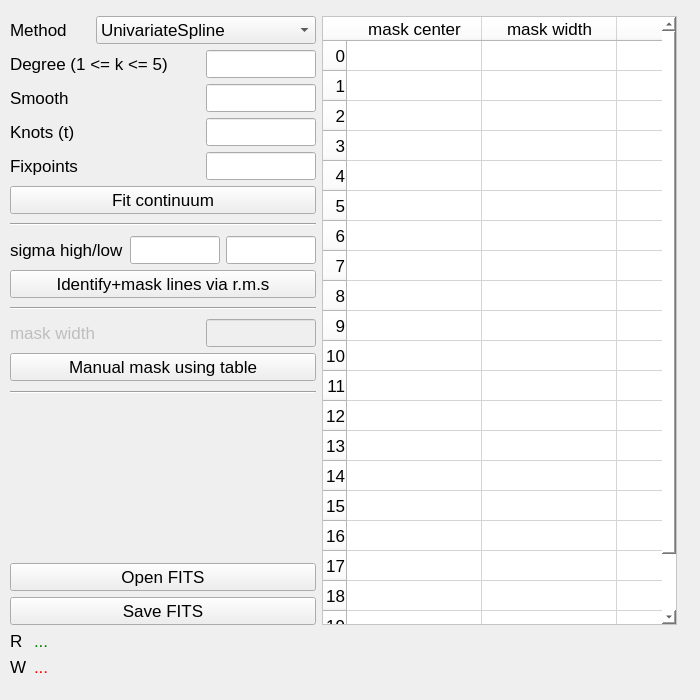
<?xml version="1.0" encoding="UTF-8"?>
<ui version="4.0">
 <author>Johannes Puschnig</author>
 <class>MainWindow</class>
 <widget class="QMainWindow" name="MainWindow">
  <property name="windowModality">
   <enum>Qt::NonModal</enum>
  </property>
  <property name="enabled">
   <bool>true</bool>
  </property>
  <property name="geometry">
   <rect>
    <x>0</x>
    <y>0</y>
    <width>700</width>
    <height>700</height>
   </rect>
  </property>
  <property name="sizePolicy">
   <sizepolicy hsizetype="Preferred" vsizetype="Preferred">
    <horstretch>0</horstretch>
    <verstretch>0</verstretch>
   </sizepolicy>
  </property>
  <property name="minimumSize">
   <size>
    <width>700</width>
    <height>700</height>
   </size>
  </property>
  <property name="maximumSize">
   <size>
    <width>700</width>
    <height>700</height>
   </size>
  </property>
  <property name="font">
   <font>
    <pointsize>13</pointsize>
   </font>
  </property>
  <property name="windowTitle">
   <string>Spectrum Normalizer</string>
  </property>
  <widget class="QWidget" name="centralwidget">
   <widget class="QWidget" name="verticalLayoutWidget">
    <property name="geometry">
     <rect>
      <x>10</x>
      <y>16</y>
      <width>871</width>
      <height>661</height>
     </rect>
    </property>
    <layout class="QVBoxLayout" name="verticalLayout_2">
     <property name="leftMargin">
      <number>0</number>
     </property>
     <item>
      <layout class="QHBoxLayout" name="horizontalLayout_6">
       <item>
        <layout class="QVBoxLayout" name="verticalLayout">
         <item>
          <layout class="QHBoxLayout" name="horizontalLayout_5">
           <item>
            <widget class="QLabel" name="label_6">
             <property name="text">
              <string>Method</string>
             </property>
            </widget>
           </item>
           <item>
            <widget class="QComboBox" name="comboBox_method">
             <property name="minimumSize">
              <size>
               <width>220</width>
               <height>0</height>
              </size>
             </property>
             <property name="maximumSize">
              <size>
               <width>220</width>
               <height>16777215</height>
              </size>
             </property>
             <item>
              <property name="text">
               <string>UnivariateSpline</string>
              </property>
             </item>
             <item>
              <property name="text">
               <string>LSQUnivariateSpline</string>
              </property>
             </item>
            </widget>
           </item>
          </layout>
         </item>
         <item>
          <layout class="QHBoxLayout" name="horizontalLayout">
           <item>
            <widget class="QLabel" name="label">
             <property name="text">
              <string>Degree (1 &lt;= k &lt;= 5)</string>
             </property>
            </widget>
           </item>
           <item>
            <widget class="QLineEdit" name="lineEdit_degree">
             <property name="minimumSize">
              <size>
               <width>110</width>
               <height>0</height>
              </size>
             </property>
             <property name="maximumSize">
              <size>
               <width>110</width>
               <height>16777215</height>
              </size>
             </property>
            </widget>
           </item>
          </layout>
         </item>
         <item>
          <layout class="QHBoxLayout" name="horizontalLayout_2">
           <item>
            <widget class="QLabel" name="label_2">
             <property name="text">
              <string>Smooth</string>
             </property>
            </widget>
           </item>
           <item>
            <widget class="QLineEdit" name="lineEdit_smooth">
             <property name="minimumSize">
              <size>
               <width>110</width>
               <height>0</height>
              </size>
             </property>
             <property name="maximumSize">
              <size>
               <width>110</width>
               <height>16777215</height>
              </size>
             </property>
            </widget>
           </item>
          </layout>
         </item>
         <item>
          <layout class="QHBoxLayout" name="horizontalLayout_10">
           <item>
            <widget class="QLabel" name="label_8">
             <property name="text">
              <string>Knots (t)</string>
             </property>
            </widget>
           </item>
           <item>
            <widget class="QLineEdit" name="lineEdit_interior_knots">
             <property name="minimumSize">
              <size>
               <width>110</width>
               <height>0</height>
              </size>
             </property>
             <property name="maximumSize">
              <size>
               <width>110</width>
               <height>16777215</height>
              </size>
             </property>
            </widget>
           </item>
          </layout>
         </item>
         <item>
          <layout class="QHBoxLayout" name="horizontalLayout_11">
           <item>
            <widget class="QLabel" name="label_9">
             <property name="text">
              <string>Fixpoints</string>
             </property>
            </widget>
           </item>
           <item>
            <widget class="QLineEdit" name="lineEdit_fixpoints">
             <property name="minimumSize">
              <size>
               <width>110</width>
               <height>0</height>
              </size>
             </property>
             <property name="maximumSize">
              <size>
               <width>110</width>
               <height>16777215</height>
              </size>
             </property>
            </widget>
           </item>
          </layout>
         </item>
         <item>
          <layout class="QHBoxLayout" name="horizontalLayout_3"/>
         </item>
         <item>
          <widget class="QPushButton" name="pushButton_normalize">
           <property name="text">
            <string>Fit continuum</string>
           </property>
          </widget>
         </item>
         <item>
          <spacer name="verticalSpacer_6">
           <property name="orientation">
            <enum>Qt::Vertical</enum>
           </property>
           <property name="sizeHint" stdset="0">
            <size>
             <width>20</width>
             <height>40</height>
            </size>
           </property>
          </spacer>
         </item>
         <item>
          <widget class="Line" name="line">
           <property name="orientation">
            <enum>Qt::Horizontal</enum>
           </property>
          </widget>
         </item>
         <item>
          <spacer name="verticalSpacer">
           <property name="orientation">
            <enum>Qt::Vertical</enum>
           </property>
           <property name="sizeHint" stdset="0">
            <size>
             <width>20</width>
             <height>40</height>
            </size>
           </property>
          </spacer>
         </item>
         <item>
          <layout class="QHBoxLayout" name="horizontalLayout_7">
           <item>
            <widget class="QLabel" name="label_7">
             <property name="text">
              <string>sigma high/low</string>
             </property>
            </widget>
           </item>
           <item>
            <widget class="QLineEdit" name="lineEdit_sigma_high">
             <property name="minimumSize">
              <size>
               <width>90</width>
               <height>0</height>
              </size>
             </property>
             <property name="maximumSize">
              <size>
               <width>90</width>
               <height>16777215</height>
              </size>
             </property>
            </widget>
           </item>
           <item>
            <widget class="QLineEdit" name="lineEdit_sigma_low">
             <property name="minimumSize">
              <size>
               <width>90</width>
               <height>0</height>
              </size>
             </property>
             <property name="maximumSize">
              <size>
               <width>90</width>
               <height>16777215</height>
              </size>
             </property>
            </widget>
           </item>
          </layout>
         </item>
         <item>
          <widget class="QPushButton" name="pushButton_identify_mask_lines">
           <property name="text">
            <string>Identify+mask lines via r.m.s</string>
           </property>
          </widget>
         </item>
         <item>
          <spacer name="verticalSpacer_5">
           <property name="orientation">
            <enum>Qt::Vertical</enum>
           </property>
           <property name="sizeHint" stdset="0">
            <size>
             <width>20</width>
             <height>40</height>
            </size>
           </property>
          </spacer>
         </item>
         <item>
          <widget class="Line" name="line_2">
           <property name="orientation">
            <enum>Qt::Horizontal</enum>
           </property>
          </widget>
         </item>
         <item>
          <spacer name="verticalSpacer_3">
           <property name="orientation">
            <enum>Qt::Vertical</enum>
           </property>
           <property name="sizeHint" stdset="0">
            <size>
             <width>20</width>
             <height>40</height>
            </size>
           </property>
          </spacer>
         </item>
         <item>
          <layout class="QHBoxLayout" name="horizontalLayout_4">
           <item>
            <widget class="QLabel" name="label_4">
             <property name="enabled">
              <bool>false</bool>
             </property>
             <property name="text">
              <string>mask width</string>
             </property>
            </widget>
           </item>
           <item>
            <widget class="QLineEdit" name="lineEdit_fixed_width">
             <property name="enabled">
              <bool>false</bool>
             </property>
             <property name="minimumSize">
              <size>
               <width>110</width>
               <height>0</height>
              </size>
             </property>
             <property name="maximumSize">
              <size>
               <width>110</width>
               <height>16777215</height>
              </size>
             </property>
            </widget>
           </item>
          </layout>
         </item>
         <item>
          <widget class="QPushButton" name="pushButton_linetable_mask">
           <property name="text">
            <string>Manual mask using table</string>
           </property>
          </widget>
         </item>
         <item>
          <spacer name="verticalSpacer_4">
           <property name="orientation">
            <enum>Qt::Vertical</enum>
           </property>
           <property name="sizeHint" stdset="0">
            <size>
             <width>20</width>
             <height>40</height>
            </size>
           </property>
          </spacer>
         </item>
         <item>
          <widget class="Line" name="line_3">
           <property name="orientation">
            <enum>Qt::Horizontal</enum>
           </property>
          </widget>
         </item>
         <item>
          <spacer name="verticalSpacer_2">
           <property name="orientation">
            <enum>Qt::Vertical</enum>
           </property>
           <property name="sizeType">
            <enum>QSizePolicy::Maximum</enum>
           </property>
           <property name="sizeHint" stdset="0">
            <size>
             <width>20</width>
             <height>200</height>
            </size>
           </property>
          </spacer>
         </item>
         <item>
          <widget class="QPushButton" name="pushButton_openfits">
           <property name="text">
            <string>Open FITS</string>
           </property>
          </widget>
         </item>
         <item>
          <widget class="QPushButton" name="pushButton_savefits">
           <property name="text">
            <string>Save FITS</string>
           </property>
          </widget>
         </item>
        </layout>
       </item>
       <item>
        <widget class="QTableWidget" name="tableWidget">
         <property name="sizePolicy">
          <sizepolicy hsizetype="Expanding" vsizetype="Expanding">
           <horstretch>0</horstretch>
           <verstretch>0</verstretch>
          </sizepolicy>
         </property>
         <property name="minimumSize">
          <size>
           <width>355</width>
           <height>400</height>
          </size>
         </property>
         <property name="maximumSize">
          <size>
           <width>355</width>
           <height>999</height>
          </size>
         </property>
         <property name="font">
          <font>
           <pointsize>13</pointsize>
          </font>
         </property>
         <property name="mouseTracking">
          <bool>false</bool>
         </property>
         <property name="autoFillBackground">
          <bool>false</bool>
         </property>
         <property name="styleSheet">
          <string notr="true">background:white;</string>
         </property>
         <property name="frameShape">
          <enum>QFrame::StyledPanel</enum>
         </property>
         <property name="frameShadow">
          <enum>QFrame::Plain</enum>
         </property>
         <property name="lineWidth">
          <number>0</number>
         </property>
         <property name="horizontalScrollBarPolicy">
          <enum>Qt::ScrollBarAlwaysOff</enum>
         </property>
         <property name="sizeAdjustPolicy">
          <enum>QAbstractScrollArea::AdjustToContents</enum>
         </property>
         <property name="autoScroll">
          <bool>false</bool>
         </property>
         <property name="sortingEnabled">
          <bool>false</bool>
         </property>
         <property name="wordWrap">
          <bool>false</bool>
         </property>
         <property name="cornerButtonEnabled">
          <bool>true</bool>
         </property>
         <property name="columnCount">
          <number>3</number>
         </property>
         <attribute name="horizontalHeaderDefaultSectionSize">
          <number>135</number>
         </attribute>
         <attribute name="horizontalHeaderShowSortIndicator" stdset="0">
          <bool>true</bool>
         </attribute>
         <attribute name="horizontalHeaderStretchLastSection">
          <bool>true</bool>
         </attribute>
         <row>
          <property name="text">
           <string>0</string>
          </property>
          <property name="font">
           <font>
            <pointsize>13</pointsize>
           </font>
          </property>
          <property name="textAlignment">
           <set>AlignTrailing|AlignVCenter</set>
          </property>
         </row>
         <row>
          <property name="text">
           <string>1</string>
          </property>
          <property name="textAlignment">
           <set>AlignTrailing|AlignVCenter</set>
          </property>
         </row>
         <row>
          <property name="text">
           <string>2</string>
          </property>
          <property name="textAlignment">
           <set>AlignTrailing|AlignVCenter</set>
          </property>
         </row>
         <row>
          <property name="text">
           <string>3</string>
          </property>
          <property name="textAlignment">
           <set>AlignTrailing|AlignVCenter</set>
          </property>
         </row>
         <row>
          <property name="text">
           <string>4</string>
          </property>
          <property name="textAlignment">
           <set>AlignTrailing|AlignVCenter</set>
          </property>
         </row>
         <row>
          <property name="text">
           <string>5</string>
          </property>
          <property name="textAlignment">
           <set>AlignTrailing|AlignVCenter</set>
          </property>
         </row>
         <row>
          <property name="text">
           <string>6</string>
          </property>
          <property name="textAlignment">
           <set>AlignTrailing|AlignVCenter</set>
          </property>
         </row>
         <row>
          <property name="text">
           <string>7</string>
          </property>
          <property name="textAlignment">
           <set>AlignTrailing|AlignVCenter</set>
          </property>
         </row>
         <row>
          <property name="text">
           <string>8</string>
          </property>
          <property name="textAlignment">
           <set>AlignTrailing|AlignVCenter</set>
          </property>
         </row>
         <row>
          <property name="text">
           <string>9</string>
          </property>
          <property name="textAlignment">
           <set>AlignTrailing|AlignVCenter</set>
          </property>
         </row>
         <row>
          <property name="text">
           <string>10</string>
          </property>
          <property name="textAlignment">
           <set>AlignTrailing|AlignVCenter</set>
          </property>
         </row>
         <row>
          <property name="text">
           <string>11</string>
          </property>
          <property name="textAlignment">
           <set>AlignTrailing|AlignVCenter</set>
          </property>
         </row>
         <row>
          <property name="text">
           <string>12</string>
          </property>
          <property name="textAlignment">
           <set>AlignTrailing|AlignVCenter</set>
          </property>
         </row>
         <row>
          <property name="text">
           <string>13</string>
          </property>
          <property name="textAlignment">
           <set>AlignTrailing|AlignVCenter</set>
          </property>
         </row>
         <row>
          <property name="text">
           <string>14</string>
          </property>
          <property name="textAlignment">
           <set>AlignTrailing|AlignVCenter</set>
          </property>
         </row>
         <row>
          <property name="text">
           <string>15</string>
          </property>
          <property name="textAlignment">
           <set>AlignTrailing|AlignVCenter</set>
          </property>
         </row>
         <row>
          <property name="text">
           <string>16</string>
          </property>
          <property name="textAlignment">
           <set>AlignTrailing|AlignVCenter</set>
          </property>
         </row>
         <row>
          <property name="text">
           <string>17</string>
          </property>
          <property name="textAlignment">
           <set>AlignTrailing|AlignVCenter</set>
          </property>
         </row>
         <row>
          <property name="text">
           <string>18</string>
          </property>
          <property name="textAlignment">
           <set>AlignTrailing|AlignVCenter</set>
          </property>
         </row>
         <row>
          <property name="text">
           <string>19</string>
          </property>
          <property name="textAlignment">
           <set>AlignTrailing|AlignVCenter</set>
          </property>
         </row>
         <row>
          <property name="text">
           <string>20</string>
          </property>
          <property name="textAlignment">
           <set>AlignTrailing|AlignVCenter</set>
          </property>
         </row>
         <column>
          <property name="text">
           <string>mask center</string>
          </property>
          <property name="font">
           <font>
            <pointsize>13</pointsize>
           </font>
          </property>
          <property name="textAlignment">
           <set>AlignCenter</set>
          </property>
         </column>
         <column>
          <property name="text">
           <string>mask width</string>
          </property>
          <property name="font">
           <font>
            <pointsize>13</pointsize>
           </font>
          </property>
          <property name="textAlignment">
           <set>AlignCenter</set>
          </property>
         </column>
         <column/>
         <item row="0" column="0">
          <property name="text">
           <string/>
          </property>
          <property name="font">
           <font>
            <pointsize>13</pointsize>
           </font>
          </property>
         </item>
        </widget>
       </item>
       <item>
        <spacer name="horizontalSpacer">
         <property name="orientation">
          <enum>Qt::Horizontal</enum>
         </property>
         <property name="sizeType">
          <enum>QSizePolicy::Expanding</enum>
         </property>
         <property name="sizeHint" stdset="0">
          <size>
           <width>10</width>
           <height>20</height>
          </size>
         </property>
        </spacer>
       </item>
      </layout>
     </item>
     <item>
      <spacer name="verticalSpacer_7">
       <property name="orientation">
        <enum>Qt::Vertical</enum>
       </property>
       <property name="sizeHint" stdset="0">
        <size>
         <width>20</width>
         <height>40</height>
        </size>
       </property>
      </spacer>
     </item>
     <item>
      <layout class="QHBoxLayout" name="horizontalLayout_8">
       <item>
        <widget class="QLabel" name="label_3">
         <property name="minimumSize">
          <size>
           <width>18</width>
           <height>0</height>
          </size>
         </property>
         <property name="maximumSize">
          <size>
           <width>18</width>
           <height>16777215</height>
          </size>
         </property>
         <property name="text">
          <string>R</string>
         </property>
        </widget>
       </item>
       <item>
        <widget class="QLabel" name="lbl_fname">
         <property name="styleSheet">
          <string notr="true">* {color:green;}</string>
         </property>
         <property name="text">
          <string>...</string>
         </property>
        </widget>
       </item>
      </layout>
     </item>
     <item>
      <layout class="QHBoxLayout" name="horizontalLayout_9">
       <item>
        <widget class="QLabel" name="label_5">
         <property name="minimumSize">
          <size>
           <width>18</width>
           <height>0</height>
          </size>
         </property>
         <property name="maximumSize">
          <size>
           <width>18</width>
           <height>16777215</height>
          </size>
         </property>
         <property name="text">
          <string>W</string>
         </property>
        </widget>
       </item>
       <item>
        <widget class="QLabel" name="lbl_fname2">
         <property name="styleSheet">
          <string notr="true">* {color:red;}</string>
         </property>
         <property name="text">
          <string>...</string>
         </property>
        </widget>
       </item>
      </layout>
     </item>
    </layout>
   </widget>
  </widget>
  <widget class="QMenuBar" name="menubar">
   <property name="enabled">
    <bool>false</bool>
   </property>
   <property name="geometry">
    <rect>
     <x>0</x>
     <y>0</y>
     <width>700</width>
     <height>31</height>
    </rect>
   </property>
  </widget>
 </widget>
 <tabstops>
  <tabstop>comboBox_method</tabstop>
  <tabstop>lineEdit_degree</tabstop>
  <tabstop>lineEdit_smooth</tabstop>
  <tabstop>lineEdit_fixed_width</tabstop>
 </tabstops>
 <resources/>
 <connections/>
</ui>
